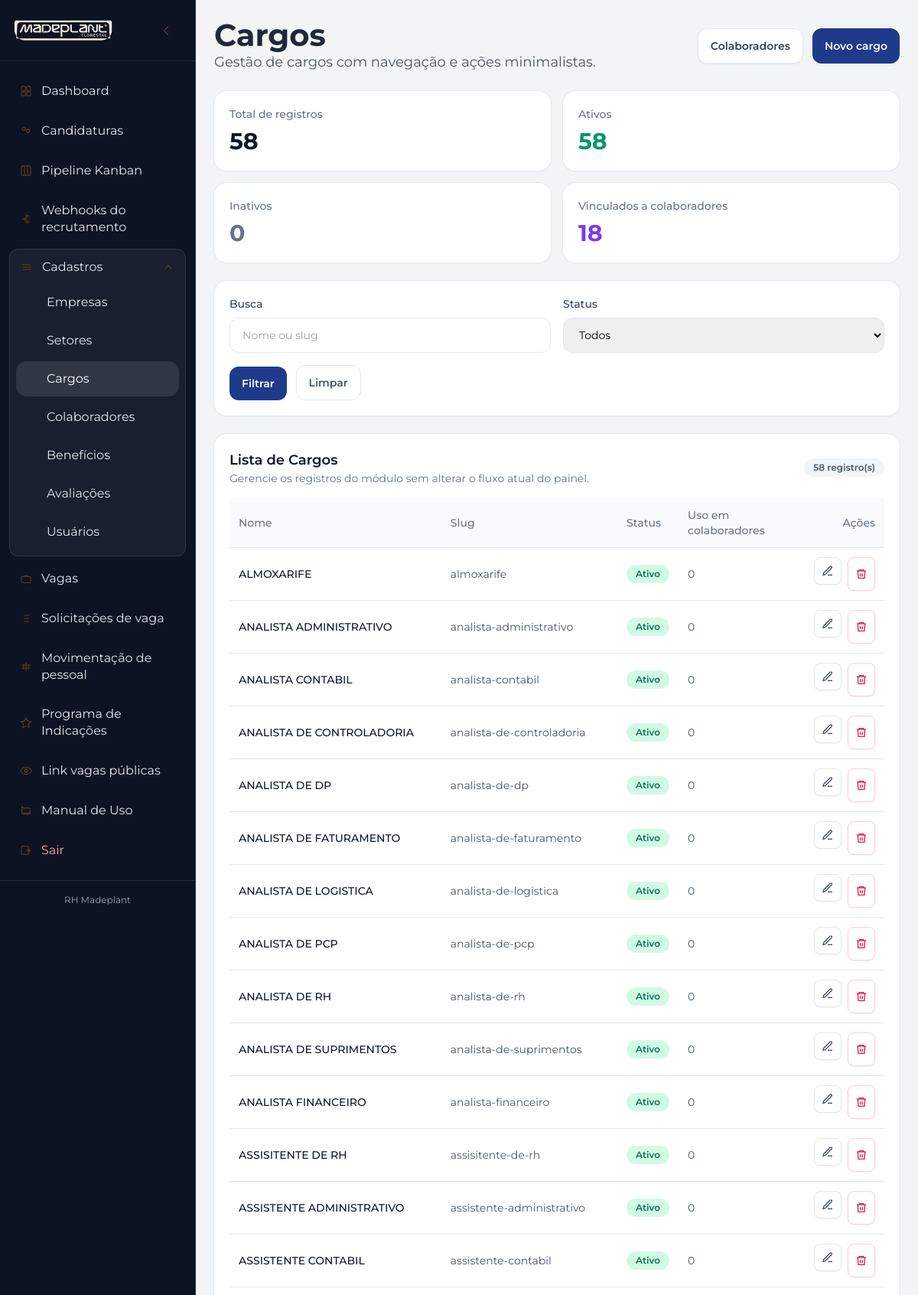
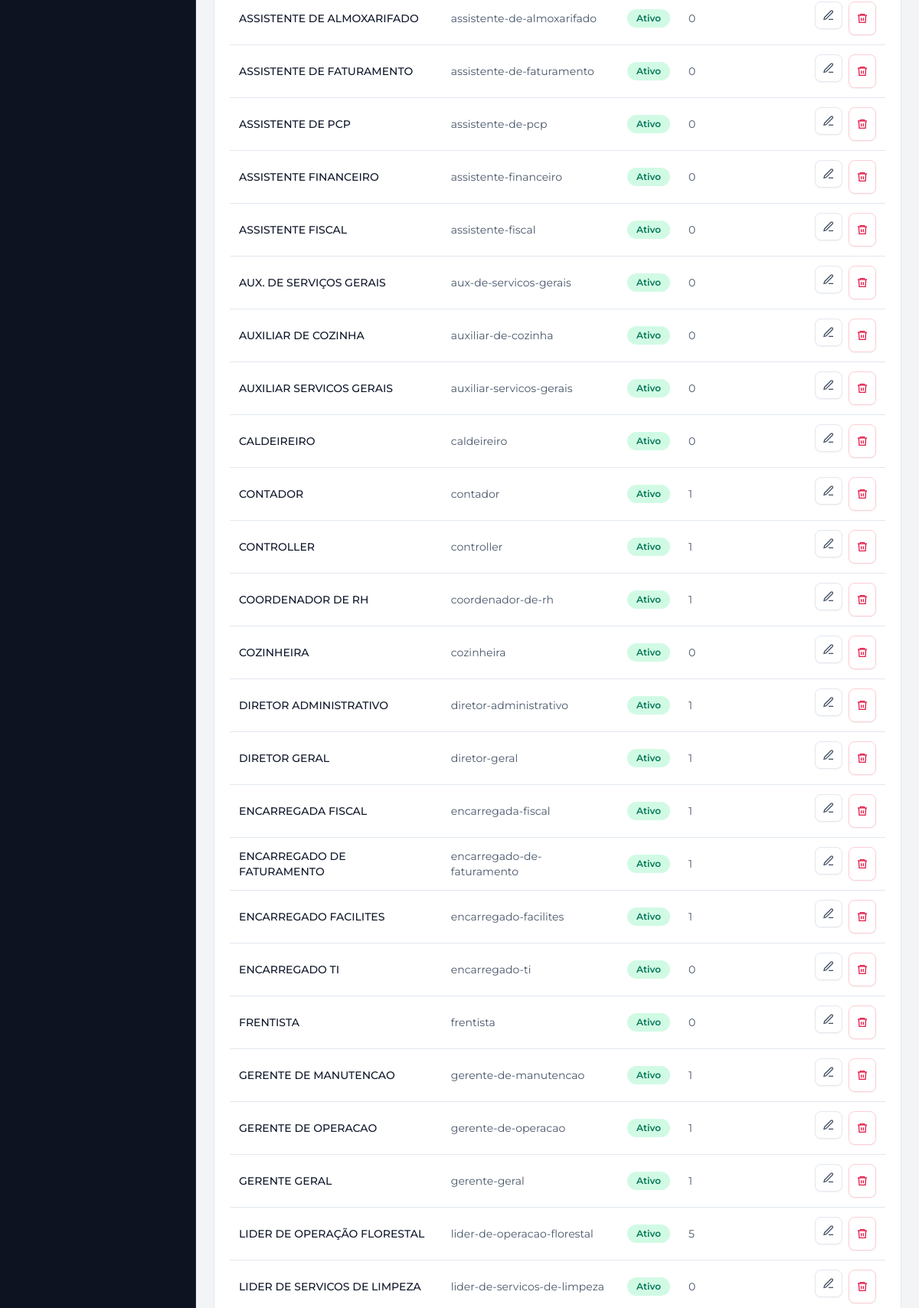
Screenshot of /admin/cargos (signed in, upper part) with the database file from the repository (2 pictures, top to bottom).
### tables this page shows
CREATE TABLE `cargos` (
  `id` int NOT NULL AUTO_INCREMENT,
  `nome` varchar(160) NOT NULL,
  `slug` varchar(180) NOT NULL,
  `ativo` tinyint(1) NOT NULL DEFAULT '1',
  `created_at` timestamp NULL DEFAULT CURRENT_TIMESTAMP,
  PRIMARY KEY (`id`),
  UNIQUE KEY `uk_cargos_nome` (`nome`),
  UNIQUE KEY `uk_cargos_slug` (`slug`)
);

### app/views/admin/catalogos/index.php (the view, shortened to what the rows shown need)
<?php
$queryBase = $base . $routeBase;
$canManage = in_array((string)Auth::role(), ['admin', 'rh'], true) || !empty($_SESSION['user_is_supervisor']);
$canDelete = (string)Auth::role() === 'admin' || !empty($_SESSION['user_is_supervisor']);
$actionButtonClass = 'inline-flex h-9 w-9 items-center justify-center rounded-lg border border-slate-200 bg-white text-slate-600 shadow-sm transition hover:border-blue-200 hover:bg-blue-50 hover:text-blue-700';
$dangerButtonClass = 'inline-flex h-9 w-9 items-center justify-center rounded-lg border border-rose-200 bg-white text-rose-600 shadow-sm transition hover:bg-rose-50 hover:text-rose-700';
?>
<div class="space-y-6">
  <div class="flex flex-col gap-4 lg:flex-row lg:items-center lg:justify-between">
    <div>
      <h1 class="text-fluid-title font-bold text-gray-800"><?= Security::e($meta['plural']) ?></h1>
    </div>
  </div>
  <div class="rounded-2xl bg-white p-5 shadow-sm ring-1 ring-slate-200">
    <div class="mb-4 flex items-center justify-between">
      <div>
        <h2 class="text-lg font-semibold text-slate-900">Lista de <?= Security::e($meta['plural']) ?></h2>
      </div>
    </div>
    <div class="responsive-table-wrap">
      <table class="mobile-table-desktop min-w-full text-sm">
        <thead class="bg-slate-50">
          <tr class="border-b border-slate-200">
            <th class="p-3 text-left font-medium text-slate-500">Nome</th>
            <th class="p-3 text-left font-medium text-slate-500">Slug</th>
            <th class="p-3 text-left font-medium text-slate-500">Status</th>
            <th class="p-3 text-left font-medium text-slate-500">Uso em colaboradores</th>
            <th class="p-3 text-right font-medium text-slate-500">Ações</th>
          </tr>
        </thead>
        <tbody class="divide-y divide-slate-200">
          <?php foreach ($items as $item): ?>
            <?php $isActive = (int)($item['ativo'] ?? 0) === 1; ?>
            <tr class="hover:bg-slate-50">
              <td class="p-3 font-medium text-slate-900"><?= Security::e($item['nome']) ?></td>
              <td class="p-3 text-slate-600"><?= Security::e($item['slug']) ?></td>
              <td class="p-3">
                <span class="inline-flex rounded-full px-3 py-1 text-xs font-semibold <?= $isActive ? 'bg-emerald-100 text-emerald-700' : 'bg-slate-200 text-slate-600' ?>">
                  <?= $isActive ? 'Ativo' : 'Inativo' ?>
                </span>
              </td>
              <td class="p-3 text-slate-600"><?= (int)($item['usage_count'] ?? 0) ?></td>
              <td class="p-3">
                <div class="flex justify-end gap-2">
                  <?php if ($canManage): ?>
                    <a href="<?= $queryBase ?>/editar/<?= (int)$item['id'] ?>" class="<?= $actionButtonClass ?>" title="Editar <?= strtolower(Security::e($meta['singular'])) ?>" aria-label="Editar <?= strtolower(Security::e($meta['singular'])) ?>">
                      <svg class="h-4 w-4" viewBox="0 0 24 24" fill="none" stroke="currentColor" stroke-width="2"><path d="M12 20h9"/><path d="M16.5 3.5a2.1 2.1 0 1 1 3 3L7 19l-4 1 1-4 12.5-12.5z"/></svg>
                    </a>
                  <?php endif; ?>
                  <?php if ($canDelete): ?>
                    <form action="<?= $queryBase ?>/excluir/<?= (int)$item['id'] ?>" method="post" data-confirm-message="Excluir este registro?">
                      <button type="submit" class="<?= $dangerButtonClass ?>" title="Excluir <?= strtolower(Security::e($meta['singular'])) ?>" aria-label="Excluir <?= strtolower(Security::e($meta['singular'])) ?>">
                        <svg class="h-4 w-4" viewBox="0 0 24 24" fill="none" stroke="currentColor" stroke-width="2"><path d="M3 6h18"/><path d="M8 6V4h8v2"/><path d="M19 6l-1 14H6L5 6"/><path d="M10 11v6"/><path d="M14 11v6"/></svg>
                      </button>
                    </form>
                  <?php endif; ?>
                </div>
              </td>
            </tr>
          <?php endforeach; ?>
        </tbody>
      </table>
    </div>
  </div>
</div>

### rows the page displays
cargos: nome "ALMOXARIFE", slug "almoxarife", ativo "Ativo", usage_count "0"
cargos: nome "ANALISTA ADMINISTRATIVO", slug "analista-administrativo", ativo "Ativo", usage_count "0"
cargos: nome "ANALISTA CONTABIL", slug "analista-contabil", ativo "Ativo", usage_count "0"
cargos: nome "ANALISTA DE CONTROLADORIA", slug "analista-de-controladoria", ativo "Ativo", usage_count "0"
cargos: nome "ANALISTA DE DP", slug "analista-de-dp", ativo "Ativo", usage_count "0"
cargos: nome "ANALISTA DE FATURAMENTO", slug "analista-de-faturamento", ativo "Ativo", usage_count "0"
cargos: nome "ANALISTA DE LOGISTICA", slug "analista-de-logistica", ativo "Ativo", usage_count "0"
cargos: nome "ANALISTA DE PCP", slug "analista-de-pcp", ativo "Ativo", usage_count "0"
cargos: nome "ANALISTA DE RH", slug "analista-de-rh", ativo "Ativo", usage_count "0"
cargos: nome "ANALISTA DE SUPRIMENTOS", slug "analista-de-suprimentos", ativo "Ativo", usage_count "0"
cargos: nome "ANALISTA FINANCEIRO", slug "analista-financeiro", ativo "Ativo", usage_count "0"
cargos: nome "ASSISITENTE DE RH", slug "assisitente-de-rh", ativo "Ativo", usage_count "0"
cargos: nome "ASSISTENTE ADMINISTRATIVO", slug "assistente-administrativo", ativo "Ativo", usage_count "0"
cargos: nome "ASSISTENTE CONTABIL", slug "assistente-contabil", ativo "Ativo", usage_count "0"
cargos: nome "ASSISTENTE DE ALMOXARIFADO", slug "assistente-de-almoxarifado", ativo "Ativo", usage_count "0"
cargos: nome "ASSISTENTE DE FATURAMENTO", slug "assistente-de-faturamento", ativo "Ativo", usage_count "0"
cargos: nome "ASSISTENTE DE PCP", slug "assistente-de-pcp", ativo "Ativo", usage_count "0"
cargos: nome "ASSISTENTE FINANCEIRO", slug "assistente-financeiro", ativo "Ativo", usage_count "0"
cargos: nome "ASSISTENTE FISCAL", slug "assistente-fiscal", ativo "Ativo", usage_count "0"
cargos: nome "AUX. DE SERVIÇOS GERAIS", slug "aux-de-servicos-gerais", ativo "Ativo", usage_count "0"
cargos: nome "AUXILIAR DE COZINHA", slug "auxiliar-de-cozinha", ativo "Ativo", usage_count "0"
cargos: nome "AUXILIAR SERVICOS GERAIS", slug "auxiliar-servicos-gerais", ativo "Ativo", usage_count "0"
cargos: nome "CALDEIREIRO", slug "caldeireiro", ativo "Ativo", usage_count "0"
cargos: nome "CONTADOR", slug "contador", shows "Ativo", ativo "1"
cargos: nome "CONTROLLER", slug "controller", shows "Ativo", ativo "1"
cargos: nome "COORDENADOR DE RH", slug "coordenador-de-rh", shows "Ativo", ativo "1"
cargos: nome "COZINHEIRA", slug "cozinheira", ativo "Ativo", usage_count "0"
cargos: nome "DIRETOR ADMINISTRATIVO", slug "diretor-administrativo", shows "Ativo", ativo "1"
cargos: nome "DIRETOR GERAL", slug "diretor-geral", shows "Ativo", ativo "1"
cargos: nome "ENCARREGADA FISCAL", slug "encarregada-fiscal", shows "Ativo", ativo "1"
cargos: nome "ENCARREGADO DE FATURAMENTO", slug "encarregado-de-faturamento", shows "Ativo", ativo "1"
cargos: nome "ENCARREGADO FACILITES", slug "encarregado-facilites", shows "Ativo", ativo "1"
cargos: nome "ENCARREGADO TI", slug "encarregado-ti", ativo "Ativo", usage_count "0"
cargos: nome "FRENTISTA", slug "frentista", ativo "Ativo", usage_count "0"
cargos: nome "GERENTE DE MANUTENCAO", slug "gerente-de-manutencao", shows "Ativo", ativo "1"
cargos: nome "GERENTE DE OPERACAO", slug "gerente-de-operacao", shows "Ativo", ativo "1"
cargos: nome "GERENTE GERAL", slug "gerente-geral", shows "Ativo", ativo "1"
cargos: nome "LIDER DE OPERAÇÃO FLORESTAL", slug "lider-de-operacao-florestal", ativo "Ativo", usage_count "5"
cargos: nome "LIDER DE SERVICOS DE LIMPEZA", slug "lider-de-servicos-de-limpeza", ativo "Ativo", usage_count "0"

### other values shown
Security::e($meta['plural']) "Cargos"
Security::e($meta['plural']) "cargos"
Security::e($meta['singular']) "cargo"
$summary['total'] "58"
$summary['ativos'] "58"
$summary['inativos'] "0"
$summary['vinculados'] "18"
count($items) "58"
